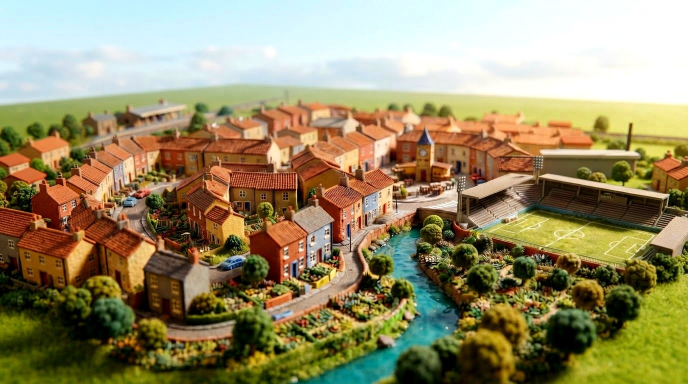
#> input picture design/bible/plate-v1-graded.jpeg, 1376 x 768 px (shown at 1/2 size)
$ python make_occluder.py
#> lines starting #> are read from the running program, lines starting #| are printed output that depends on the picture; after the words box and inside, x2 and y2 are one past the last pixel; in counts of white or black regions, pixels touching at a corner belong together
#!/usr/bin/env python3
"""Cut a foreground occluder from the plate: the front greenery arc that should
draw IN FRONT of the living layer, giving the 2.5D depth. Green vegetation in
the lower band only (keeps mid-ground house-trees and the water out of it, so
the heron on the river stays visible). Outputs web/assets/occluder.png (RGBA)."""
import numpy as np
from PIL import Image, ImageFilter
import pathlib

bible = pathlib.Path(__file__).resolve().parent.parent / "design/bible"
web = pathlib.Path(__file__).resolve().parent.parent / "web"
im = Image.open(bible / "plate-v1-graded.jpeg").convert("RGB")
#> im is the input picture: PIL image 1376x768 RGB; mean R, G, B 151.2, 139.9, 103.2
W, H = im.size
#> W = 1376; H = 768
a = np.asarray(im).astype(np.int16)
R, G, B = a[..., 0], a[..., 1], a[..., 2]
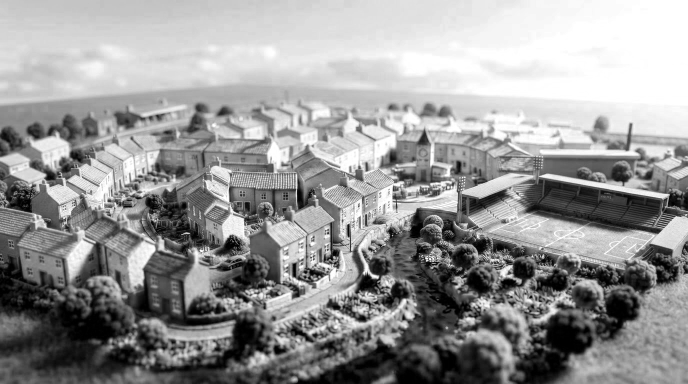
#> R: shape (768, 1376) int16 (shown at 1/2 size); min 0, max 255, mean 151.2
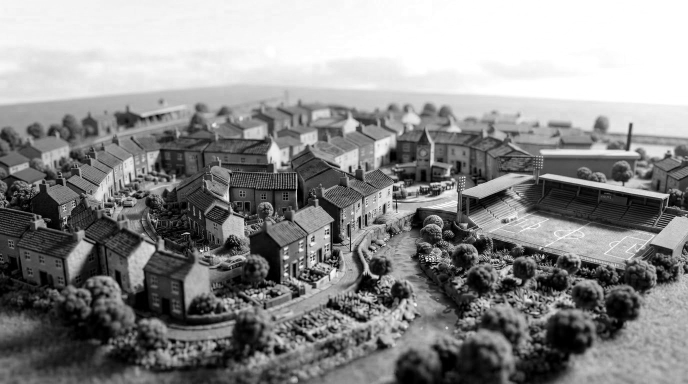
#> G: shape (768, 1376) int16 (shown at 1/2 size); min 0, max 255, mean 139.9
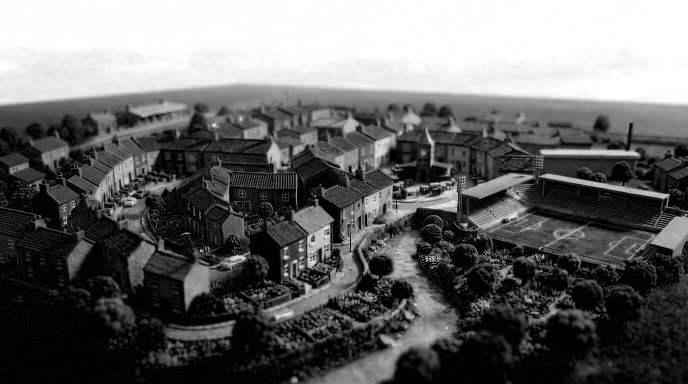
#> B: shape (768, 1376) int16 (shown at 1/2 size); min 0, max 255, mean 103.2

# vegetation: green clearly dominant, not too dark, not the tan roofs
veg = (G > R + 12) & (G > B + 6) & (G > 60)
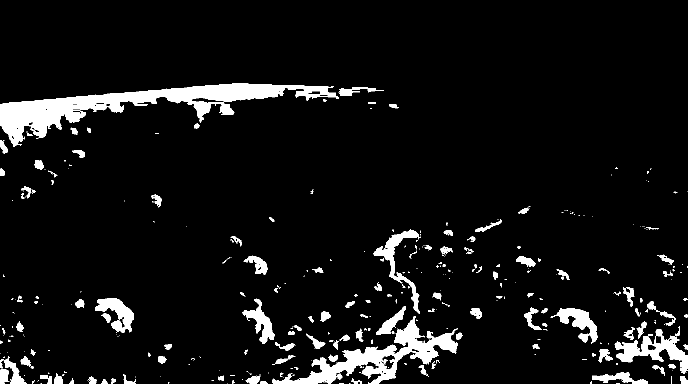
#> veg: shape (768, 1376) bool (shown at 1/2 size); 6.8% white; 423 white regions (277 under 20 px), largest, box (x1, y1, x2, y2) and area: (0, 166, 678, 294) 23699, (544, 632, 915, 768) 12590, (1229, 652, 1376, 748) 4650

# front-edge curve: only keep vegetation in the foreground band. The band starts
# higher on the sides (front gardens wrap around) and dips across the middle.
ys = np.arange(H)[:, None].repeat(W, axis=1)
xs = np.arange(W)[None, :].repeat(H, axis=0)
# parabola-ish front edge: lowest allowed y per column (above=excluded)
front = 470 + 70 * np.cos((xs - 700) / 700 * 1.4)   # ~470 centre, rises to sides
band = ys > front
mask = (veg & band).astype(np.uint8) * 255
#> mask: shape (768, 1376); 3.9% white; 280 white regions (175 under 20 px), largest, box (x1, y1, x2, y2) and area: (544, 632, 915, 768) 12590, (1229, 652, 1376, 748) 4650, (190, 597, 268, 666) 2561

m = Image.fromarray(mask, "L").filter(ImageFilter.MaxFilter(5)).filter(ImageFilter.GaussianBlur(2))
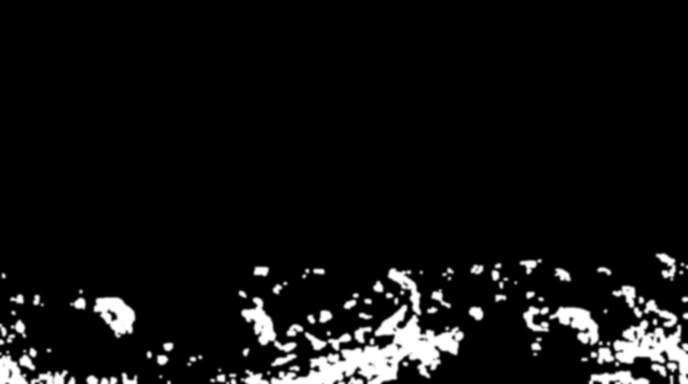
#> m: PIL image 1376x768 L (shown at 1/2 size); min 0, max 255, mean 17
out = Image.new("RGBA", (W, H))
#> out: PIL image 1376x768 RGBA; every value is 0
rgba = np.dstack([np.asarray(im), np.asarray(m)])
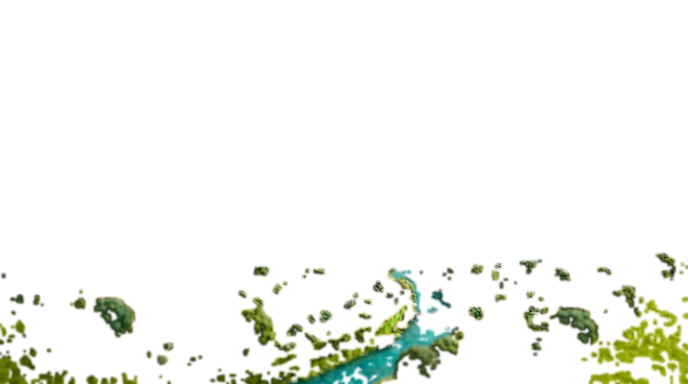
#> rgba: shape (768, 1376, 4) (shown at 1/2 size); mean R, G, B, A 151.2, 139.9, 103.2, 17; transparent parts drawn white
out = Image.fromarray(rgba, "RGBA")
out.save(web / "assets/occluder.png")
# debug composite
dbg = im.convert("RGBA"); dbg.alpha_composite(Image.merge("RGBA", (
    Image.new("L", (W, H), 255), Image.new("L", (W, H), 40), Image.new("L", (W, H), 120), m)))
#> after `dbg.alpha_composite(Image.merge('RGBA', (Image.new('L', (W, H), 255), `:
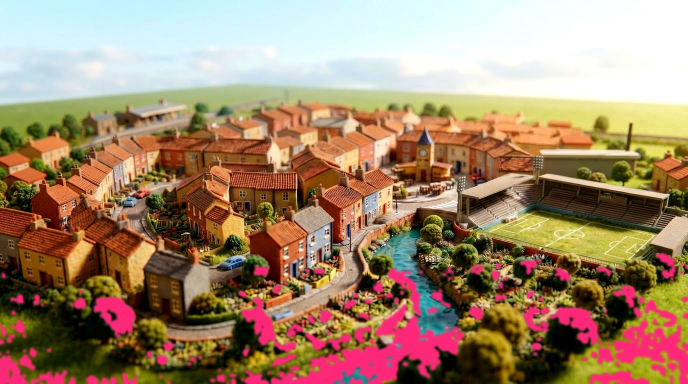
#> dbg: PIL image 1376x768 RGBA (shown at 1/2 size); mean R, G, B, A 162.1, 134.7, 108.2, 255
dbg.convert("RGB").save("/tmp/occluder_dbg.png")
print("occluder ->", web / "assets/occluder.png", "coverage %.1f%%" % (100 * (mask > 0).mean()))
#| occluder -> web/assets/occluder.png coverage 3.9%

$ run again, with design/bible/lineage-2-empty.jpeg copied over design/bible/plate-v1-graded.jpeg
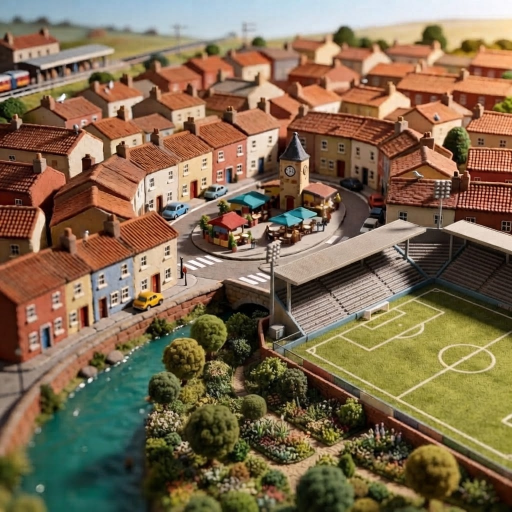
#> input picture design/bible/lineage-2-empty.jpeg, 1024 x 1024 px (shown at 1/2 size)
#> im is the input picture: PIL image 1024x1024 RGB; mean R, G, B 127.6, 106.8, 80.5
#> `veg = (G > R + 12) & (G > B + 6) & (G > 60)`:
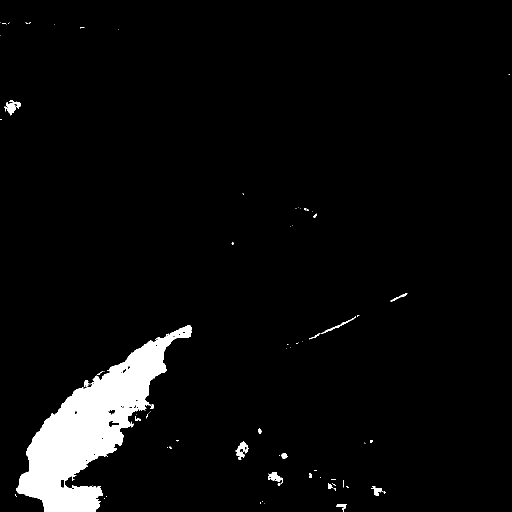
#> veg: shape (1024, 1024) bool (shown at 1/2 size); 4.5% white; 85 white regions (66 under 20 px), largest, box (x1, y1, x2, y2) and area: (33, 650, 383, 1024) 44820, (9, 200, 42, 231) 470, (471, 882, 497, 920) 434
#> mask: shape (1024, 1024); 4.5% white; 59 white regions (42 under 20 px), largest, box (x1, y1, x2, y2) and area: (33, 650, 383, 1024) 44820, (471, 882, 497, 920) 434, (536, 944, 566, 972) 355
#> out: PIL image 1024x1024 RGBA; every value is 0
#> `dbg.alpha_composite(Image.merge('RGBA', (Image.new('L', (W, H), 255), `:
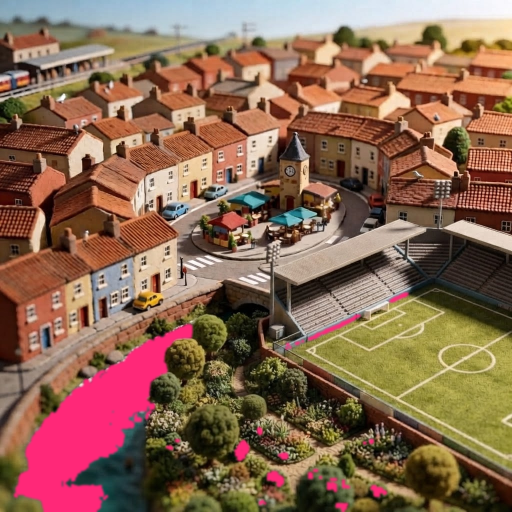
#> dbg: PIL image 1024x1024 RGBA (shown at 1/2 size); mean R, G, B, A 138.4, 103.7, 82.4, 255
#| occluder -> web/assets/occluder.png coverage 4.5%
